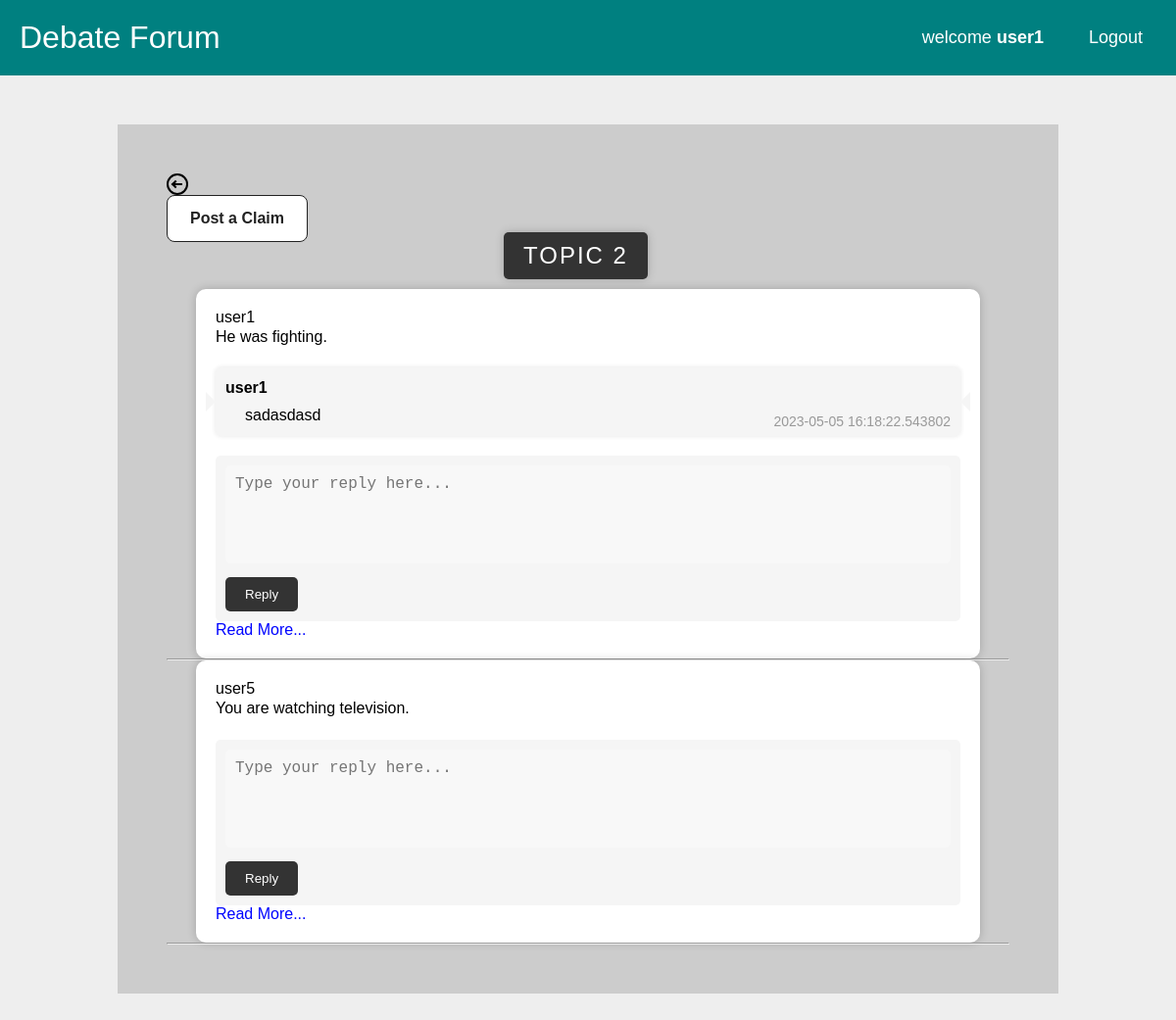
Screenshot of /claim/2 (signed in) with the database file from the repository.
### tables this page shows
CREATE TABLE user (
    userID INTEGER NOT NULL PRIMARY KEY AUTOINCREMENT, -- Integer user ID / key
    userName TEXT NOT NULL,                            -- Login username
    passwordHash BLOB NOT NULL,                        -- Hashed password (bytes in python)
    isAdmin BOOLEAN NOT NULL,                          -- If user is admin or not. Ignore if not implementing admin
    creationTime TIMESTAMP NOT NULL DEFAULT CURRENT_TIMESTAMP,      -- Time user was created
    lastVisit TIMESTAMP NOT NULL DEFAULT CURRENT_TIMESTAMP -- User's last visit, for showing new content when they return
);

CREATE TABLE topic (
    topicID INTEGER NOT NULL PRIMARY KEY AUTOINCREMENT,  -- Topic's ID number
    topicName TEXT NOT NULL,                             -- Topic's text
    postingUser INTEGER REFERENCES user(userID) ON DELETE SET NULL ON UPDATE CASCADE, -- FK (foreign key) of posting user
    creationTime TIMESTAMP NOT NULL DEFAULT CURRENT_TIMESTAMP,                       -- Time topic was created
    updateTime TIMESTAMP NOT NULL DEFAULT CURRENT_TIMESTAMP,      -- Last time a claim/reply was added
    category TEXT NOT NULL,
    views INTEGER NOT NULL DEFAULT 0
);

CREATE TABLE claim (
    claimID INTEGER NOT NULL PRIMARY KEY AUTOINCREMENT,   -- CLaim ID number
    topic INTEGER NOT NULL REFERENCES topic(topicID) ON DELETE CASCADE ON UPDATE CASCADE, -- FK of claim
    postingUser INTEGER REFERENCES user(userID) ON DELETE SET NULL ON UPDATE CASCADE, -- FK of poisting user
    creationTime TIMESTAMP NOT NULL DEFAULT CURRENT_TIMESTAMP,   -- Time topic was created
    updateTime TIMESTAMP NOT NULL DEFAULT CURRENT_TIMESTAMP,      -- Last time a reply was added
    text TEXT NOT NULL                                   -- Actual text
);

CREATE TABLE replyText (
    replyTextID INTEGER NOT NULL PRIMARY KEY AUTOINCREMENT,                           -- Reply ID
    postingUser INTEGER REFERENCES user(userID) ON DELETE SET NULL ON UPDATE CASCADE, -- FK of posting user
    creationTime TIMESTAMP NOT NULL DEFAULT CURRENT_TIMESTAMP,                                                   -- Posting time
    text TEXT NOT NULL                                                                -- Text of reply
);

### routes/claim.py (the view, shortened to what this page needs)
@app.route("/claim/<int:topicID>", methods = ['GET','POST'])
def claim(topicID):
    conn = get_db_connection()
    claims = conn.execute(f"SELECT * FROM claim WHERE topic == '{topicID}'").fetchall()
    topic = conn.execute(f"SELECT * FROM topic WHERE topicID == '{topicID}'").fetchone()
    conn.execute(f"UPDATE topic SET views = views + 1 WHERE topicID = {topic['topicID']}")
    conn.commit()
    data = []
    cur = conn.cursor()
    for claim in claims:
        postingUser = conn.execute(f"SELECT * FROM user WHERE userID == '{claim['postingUser']}'").fetchone()
        replies = conn.execute(f"""SELECT replyText.replyTextID AS reply_id, replyText.postingUser AS reply_posting_user, replyText.creationTime AS reply_creation_time, replyText.text AS reply_text
                FROM claim
                JOIN replyToClaim ON claim.claimID = replyToClaim.claim
                JOIN replyText ON replyToClaim.reply = replyText.replyTextID
                WHERE claim.claimID = {claim['claimID']} ORDER BY reply_creation_time DESC""").fetchall()
        repliesData = []
        for replay in replies:
            postingUser = conn.execute(f"SELECT * FROM user WHERE userID == '{replay['reply_posting_user']}'").fetchone()
            repliesData.append({
                "reply_id":replay["reply_id"],
                "postingUser":postingUser["userName"],
                "text":replay['reply_text'],
                "creationTime":replay['reply_creation_time'],
        })
        data.append(
            {"claimID":claim['claimID'],
             "postingUser":postingUser["userName"],
             "creationTime":claim['creationTime'],
             "updateTime":claim['updateTime'],
             "text":claim['text'],
             "repliesData":repliesData,
             "topicID":topicID
             }
        )
    conn.close()
    return render_template('claim.html',claims = data,topic=topic, is_authenticated=is_authenticated(),current_user=current_user())

### get_db_connection.py (called while the page is built)
def get_db_connection():
    conn = sqlite3.connect('database/database.db')
    conn.row_factory = sqlite3.Row
    return conn

### routes/auth_check.py (called while the page is built)
def is_authenticated():
    if request.cookies.get('username'):
        return True
    else:
        return False

def current_user():
    if is_authenticated():
        conn = get_db_connection()
        user = conn.execute('SELECT * FROM user WHERE userName = ?',(request.cookies.get('username'),)).fetchone()
        return user
    else:
        pass

### templates/claim.html (shortened to what this page needs)
{% extends "nav.html" %}
{% block content %}
<link rel="stylesheet" href="{{ url_for('static', filename='css/card.css')}}" />
<link rel="stylesheet" href="{{ url_for('static', filename='css/claim.css')}}" />
<link rel="stylesheet" href="{{ url_for('static', filename='css/modal.css')}}" />
<a  href="{{ url_for('home') }}" style="text-align: left;max-width:100px;">
  <i class="gg-arrow-left-o" aria-hidden="true"></i>
</a>
{% if is_authenticated %}
<button id="claimBtn" class="postbtn">Post a Claim</button>
{% else %}
<button id="claimBtn" class="postbtn" disabled style="color: red;">Please Login to Post a Claim</button>
{% endif %}
<div id="my-data">
<div class="title-label">{{topic['topicName']}}</div>
<div id="claim-list">
{% for claim in claims %}
<div class="post-card">
  <div class="author">{{claim.postingUser}}</div>
  <p>{{claim.text}}</p>
  <ul id="replies-list" class="replies-list">
    {% if claim.repliesData|length > 0%}
    <li class="reply">
      <div class="author">{{claim.repliesData[0].postingUser}}</div>
      <div class="content">{{claim.repliesData[0].text}}</div>
      <div class="date">{{claim.repliesData[0].creationTime}}</div>
    </li>
    {% endif %}
  </ul>
  <div class="reply-form">
      <textarea id="replyText{{claim.claimID}}" name="reply" placeholder="Type your reply here..."></textarea>
      {% if is_authenticated %}
      <input  type="submit" value="Reply" onclick="onReplyClick(document.getElementById('replyText{{claim.claimID}}').value,'{{claim.topicID}}','{{claim.claimID}}')">
      {% else %}
      <input  type="submit" value="Please Login to Reply" style="color: red;background-color: wheat;" disabled>
      {% endif %}
  </div>
  <li><a href="{{url_for('claim_page',claimID=claim.claimID)}}" style="color: rgb(0, 4, 255);">Read More...</a></li>
</div>
<hr>
  {% endfor %}
</div>
{% endblock %}

### templates/nav.html (shortened to what this page needs)
<!DOCTYPE html>
<html lang="en">
<head>
    <link rel="stylesheet" href="{{ url_for('static', filename='css/nav.css')}}" />
    <link rel="stylesheet" href="{{ url_for('static', filename='css/modal.css')}}" />
</head>
<body>
    <nav class="navbar">
        <div class="logo">Debate Forum</div>
        <ul class="nav-links">
            <div class="menu">
                {% if is_authenticated %}
                <li>welcome <strong>{{current_user.username}}</strong></li>
                <li><a href="{{ url_for('logout') }}">Logout</a></li>
                {% else %}
                <li><a id="loginBtn" >Login</a></li>
                <li><a id="registerBtn" >Register New User</a></li>
                {% endif %}
            </div>
        </ul>
    </nav>
    <section class="container">
        {% block content %}
        {% endblock %}
    </section>
</body>
</html>

### static/css/nav.css (style rules this page uses)
* { margin: 0; padding: 0; box-sizing: border-box; }
body { font-family: cursive; }
a { text-decoration: none; }
li { list-style: none; }
.navbar { display: flex; align-items: center; justify-content: space-between; padding: 20px; background-color: teal; color: #fff; }
.nav-links a { color: #fff; }
.logo { font-size: 32px; }
.menu { display: flex; gap: 1em; font-size: 18px; }
.menu li { padding: 5px 14px; }
.container { max-width: 960px; width: 100%; width: calc(100% - 1rem); margin: 50px auto; padding: 50px; background: #ccc; }
.gg-arrow-left-o { box-sizing: border-box; position: relative; display: block; width: 22px; height: 22px; border: 2px solid; transform: scale(var(--ggs,1)); border-radius: 22px; color: black; }
.gg-arrow-left-o::after, .gg-arrow-left-o::before { content: ""; display: block; box-sizing: border-box; position: absolute; left: 4px }
.gg-arrow-left-o::after { width: 6px; height: 6px; border-bottom: 2px solid; border-left: 2px solid; transform: rotate(45deg); bottom: 6px }
.gg-arrow-left-o::before { width: 10px; height: 2px; bottom: 8px; background: currentColor }

### static/css/card.css (style rules this page uses)
body { background: #e5ded8; box-sizing: border-box; }
textarea { width: 100%; height: 150px; padding: 12px 20px; box-sizing: border-box; border: 2px solid #ccc; border-radius: 4px; background-color: #f8f8f8; font-size: 16px; resize: none; }
.postbtn { display: inline-block; outline: none; cursor: pointer; font-size: 16px; line-height: 20px; font-weight: 600; border-radius: 8px; padding: 13px 23px; border: 1px solid #222222; transition: box-shadow 0.2s ease 0s, -ms-transform 0.1s ease 0s, -webkit-transform 0.1s ease 0s, transform 0.1s ease 0s; background: #fff; color: #222222; }

### static/css/claim.css (style rules this page uses)
body { font-family: Arial, sans-serif; background-color: #eee; }
.post-card { background-color: white; padding: 20px; border-radius: 10px; box-shadow: 0px 0px 10px rgba(0, 0, 0, 0.2); margin-bottom: 20px; max-width: 800px; margin: auto; }
.post-card p { margin-top: 0; margin-bottom: 10px; line-height: 1.4; font-size: 16px; }
.post-card .reply-form { background-color: #f5f5f5; padding: 10px; border-radius: 5px; margin-top: 20px; }
.post-card .reply-form textarea { width: 100%; height: 100px; padding: 10px; border: none; border-radius: 5px; resize: none; margin-bottom: 10px; }
.post-card .reply-form input[type="submit"] { background-color: #333; color: white; border: none; padding: 10px 20px; border-radius: 5px; cursor: pointer; transition: all 0.3s ease; }
.replies-list { list-style: none; padding: 0; margin-top: 20px; }
.reply { background-color: #f5f5f5; padding: 10px; border-radius: 5px; margin-bottom: 10px; font-size: 16px; line-height: 1.4; box-shadow: 0px 0px 5px rgba(0, 0, 0, 0.1); position: relative; }
.reply:before { content: ''; position: absolute; top: 50%; left: -10px; margin-top: -10px; border-style: solid; border-width: 10px 0 10px 10px; border-color: transparent transparent transparent #f5f5f5; }
.reply:after { content: ''; position: absolute; top: 50%; right: -10px; margin-top: -10px; border-style: solid; border-width: 10px 10px 10px 0; border-color: transparent #f5f5f5 transparent transparent; }
.reply .author { font-weight: bold; margin-bottom: 5px; }
.reply .content { margin-left: 20px; }
.reply .date { position: absolute; bottom: 5px; right: 10px; font-size: 14px; color: #999; }
.title-label { display: inline-block; background-color: #333; color: white; padding: 10px 20px; margin-left: 40%; border-radius: 5px; font-size: 24px; text-transform: uppercase; letter-spacing: 2px; box-shadow: 0px 0px 10px rgba(0, 0, 0, 0.2); transform: translateY(-10px); transition: all 0.3s ease; cursor: pointer; }

### rows the page displays
user: username "user1", postingUser "user1", userName "user1"
topic: topicName "TOPIC 2"
claim: text "He was fighting."
replyText: text "sadasdasd", creationTime "2023-05-05 16:18:22.543802"
user: postingUser "user5"
claim: text "You are watching television."
